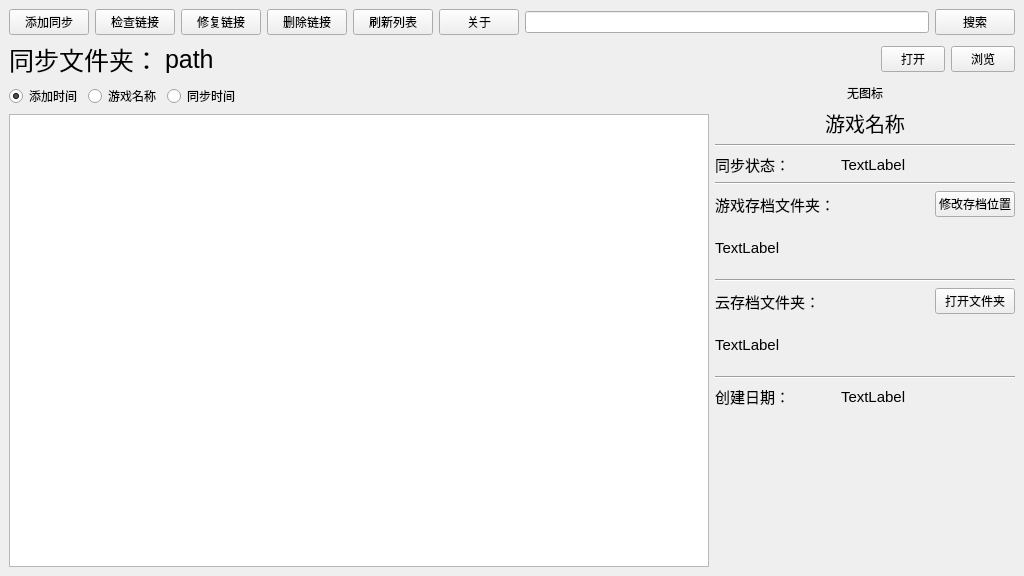
<?xml version="1.0" encoding="UTF-8"?>
<ui version="4.0">
 <class>MainWindow</class>
 <widget class="QMainWindow" name="MainWindow">
  <property name="geometry">
   <rect>
    <x>0</x>
    <y>0</y>
    <width>1024</width>
    <height>576</height>
   </rect>
  </property>
  <property name="minimumSize">
   <size>
    <width>1024</width>
    <height>576</height>
   </size>
  </property>
  <property name="maximumSize">
   <size>
    <width>1024</width>
    <height>576</height>
   </size>
  </property>
  <property name="windowTitle">
   <string>GameSavedataSync</string>
  </property>
  <widget class="QWidget" name="centralwidget">
   <layout class="QGridLayout" name="gridLayout_2" columnstretch="3,1">
    <item row="2" column="0">
     <layout class="QVBoxLayout" name="verticalLayout">
      <item>
       <layout class="QHBoxLayout" name="horizontalLayout_3">
        <item>
         <widget class="QRadioButton" name="radioButton_2">
          <property name="text">
           <string>添加时间</string>
          </property>
          <property name="checked">
           <bool>true</bool>
          </property>
         </widget>
        </item>
        <item>
         <widget class="QRadioButton" name="radioButton_3">
          <property name="text">
           <string>游戏名称</string>
          </property>
         </widget>
        </item>
        <item>
         <widget class="QRadioButton" name="radioButton">
          <property name="text">
           <string>同步时间</string>
          </property>
         </widget>
        </item>
        <item>
         <spacer name="horizontalSpacer">
          <property name="orientation">
           <enum>Qt::Horizontal</enum>
          </property>
          <property name="sizeHint" stdset="0">
           <size>
            <width>40</width>
            <height>20</height>
           </size>
          </property>
         </spacer>
        </item>
       </layout>
      </item>
      <item>
       <widget class="QListWidget" name="sync_listwidget">
        <property name="font">
         <font>
          <pointsize>15</pointsize>
         </font>
        </property>
       </widget>
      </item>
     </layout>
    </item>
    <item row="2" column="1">
     <layout class="QGridLayout" name="gridLayout" columnstretch="1,2">
      <item row="3" column="0">
       <widget class="QLabel" name="label_7">
        <property name="font">
         <font>
          <pointsize>11</pointsize>
         </font>
        </property>
        <property name="text">
         <string>同步状态：</string>
        </property>
       </widget>
      </item>
      <item row="8" column="0">
       <widget class="QLabel" name="label_5">
        <property name="font">
         <font>
          <pointsize>11</pointsize>
         </font>
        </property>
        <property name="text">
         <string>云存档文件夹：</string>
        </property>
       </widget>
      </item>
      <item row="3" column="1">
       <widget class="QLabel" name="sync_status_label">
        <property name="font">
         <font>
          <pointsize>11</pointsize>
         </font>
        </property>
        <property name="text">
         <string>TextLabel</string>
        </property>
       </widget>
      </item>
      <item row="6" column="0" colspan="2">
       <widget class="QLabel" name="savepath_label">
        <property name="minimumSize">
         <size>
          <width>0</width>
          <height>50</height>
         </size>
        </property>
        <property name="font">
         <font>
          <pointsize>11</pointsize>
         </font>
        </property>
        <property name="text">
         <string>TextLabel</string>
        </property>
        <property name="wordWrap">
         <bool>true</bool>
        </property>
       </widget>
      </item>
      <item row="5" column="0">
       <widget class="QLabel" name="label_4">
        <property name="font">
         <font>
          <pointsize>11</pointsize>
         </font>
        </property>
        <property name="text">
         <string>游戏存档文件夹：</string>
        </property>
       </widget>
      </item>
      <item row="11" column="0">
       <widget class="QLabel" name="label">
        <property name="font">
         <font>
          <pointsize>11</pointsize>
         </font>
        </property>
        <property name="text">
         <string>创建日期：</string>
        </property>
       </widget>
      </item>
      <item row="9" column="0" colspan="2">
       <widget class="QLabel" name="cloudata_path_label">
        <property name="minimumSize">
         <size>
          <width>0</width>
          <height>50</height>
         </size>
        </property>
        <property name="font">
         <font>
          <pointsize>11</pointsize>
         </font>
        </property>
        <property name="text">
         <string>TextLabel</string>
        </property>
        <property name="wordWrap">
         <bool>true</bool>
        </property>
       </widget>
      </item>
      <item row="11" column="1">
       <widget class="QLabel" name="create_time_label">
        <property name="font">
         <font>
          <pointsize>11</pointsize>
         </font>
        </property>
        <property name="text">
         <string>TextLabel</string>
        </property>
       </widget>
      </item>
      <item row="12" column="0" colspan="2">
       <spacer name="verticalSpacer">
        <property name="orientation">
         <enum>Qt::Vertical</enum>
        </property>
        <property name="sizeHint" stdset="0">
         <size>
          <width>20</width>
          <height>40</height>
         </size>
        </property>
       </spacer>
      </item>
      <item row="2" column="0" colspan="2">
       <widget class="Line" name="line">
        <property name="orientation">
         <enum>Qt::Horizontal</enum>
        </property>
       </widget>
      </item>
      <item row="0" column="0" colspan="2">
       <widget class="QLabel" name="icon_label">
        <property name="text">
         <string>无图标</string>
        </property>
        <property name="alignment">
         <set>Qt::AlignCenter</set>
        </property>
       </widget>
      </item>
      <item row="1" column="0" colspan="2">
       <widget class="QLabel" name="gamename_label">
        <property name="minimumSize">
         <size>
          <width>300</width>
          <height>0</height>
         </size>
        </property>
        <property name="maximumSize">
         <size>
          <width>300</width>
          <height>16777215</height>
         </size>
        </property>
        <property name="font">
         <font>
          <pointsize>15</pointsize>
         </font>
        </property>
        <property name="text">
         <string>游戏名称</string>
        </property>
        <property name="alignment">
         <set>Qt::AlignCenter</set>
        </property>
        <property name="wordWrap">
         <bool>true</bool>
        </property>
       </widget>
      </item>
      <item row="4" column="0" colspan="2">
       <widget class="Line" name="line_2">
        <property name="orientation">
         <enum>Qt::Horizontal</enum>
        </property>
       </widget>
      </item>
      <item row="7" column="0" colspan="2">
       <widget class="Line" name="line_3">
        <property name="orientation">
         <enum>Qt::Horizontal</enum>
        </property>
       </widget>
      </item>
      <item row="10" column="0" colspan="2">
       <widget class="Line" name="line_4">
        <property name="orientation">
         <enum>Qt::Horizontal</enum>
        </property>
       </widget>
      </item>
      <item row="5" column="1">
       <layout class="QHBoxLayout" name="horizontalLayout_4">
        <item>
         <spacer name="horizontalSpacer_2">
          <property name="orientation">
           <enum>Qt::Horizontal</enum>
          </property>
          <property name="sizeHint" stdset="0">
           <size>
            <width>40</width>
            <height>20</height>
           </size>
          </property>
         </spacer>
        </item>
        <item>
         <widget class="QPushButton" name="pushButton_12">
          <property name="text">
           <string>修改存档位置</string>
          </property>
         </widget>
        </item>
       </layout>
      </item>
      <item row="8" column="1">
       <layout class="QHBoxLayout" name="horizontalLayout_5">
        <item>
         <spacer name="horizontalSpacer_3">
          <property name="orientation">
           <enum>Qt::Horizontal</enum>
          </property>
          <property name="sizeHint" stdset="0">
           <size>
            <width>40</width>
            <height>20</height>
           </size>
          </property>
         </spacer>
        </item>
        <item>
         <widget class="QPushButton" name="open_cloudata_btn">
          <property name="text">
           <string>打开文件夹</string>
          </property>
         </widget>
        </item>
       </layout>
      </item>
     </layout>
    </item>
    <item row="0" column="0" colspan="2">
     <layout class="QHBoxLayout" name="horizontalLayout">
      <item>
       <widget class="QPushButton" name="pushButton">
        <property name="text">
         <string>添加同步</string>
        </property>
       </widget>
      </item>
      <item>
       <widget class="QPushButton" name="pushButton_3">
        <property name="text">
         <string>检查链接</string>
        </property>
       </widget>
      </item>
      <item>
       <widget class="QPushButton" name="pushButton_2">
        <property name="text">
         <string>修复链接</string>
        </property>
       </widget>
      </item>
      <item>
       <widget class="QPushButton" name="pushButton_4">
        <property name="text">
         <string>删除链接</string>
        </property>
       </widget>
      </item>
      <item>
       <widget class="QPushButton" name="pushButton_5">
        <property name="text">
         <string>刷新列表</string>
        </property>
       </widget>
      </item>
      <item>
       <widget class="QPushButton" name="pushButton_6">
        <property name="text">
         <string>关于</string>
        </property>
       </widget>
      </item>
      <item>
       <widget class="QLineEdit" name="lineEdit"/>
      </item>
      <item>
       <widget class="QPushButton" name="pushButton_7">
        <property name="text">
         <string>搜索</string>
        </property>
       </widget>
      </item>
     </layout>
    </item>
    <item row="1" column="0" colspan="2">
     <layout class="QHBoxLayout" name="horizontalLayout_2">
      <item>
       <widget class="QLabel" name="label_6">
        <property name="maximumSize">
         <size>
          <width>150</width>
          <height>16777215</height>
         </size>
        </property>
        <property name="font">
         <font>
          <pointsize>19</pointsize>
         </font>
        </property>
        <property name="text">
         <string>同步文件夹：</string>
        </property>
       </widget>
      </item>
      <item>
       <widget class="QLabel" name="cloud_path_label">
        <property name="font">
         <font>
          <pointsize>19</pointsize>
          <bold>false</bold>
         </font>
        </property>
        <property name="text">
         <string>path</string>
        </property>
       </widget>
      </item>
      <item>
       <widget class="QPushButton" name="pushButton_9">
        <property name="maximumSize">
         <size>
          <width>64</width>
          <height>16777215</height>
         </size>
        </property>
        <property name="text">
         <string>打开</string>
        </property>
       </widget>
      </item>
      <item>
       <widget class="QPushButton" name="pushButton_8">
        <property name="maximumSize">
         <size>
          <width>64</width>
          <height>16777215</height>
         </size>
        </property>
        <property name="text">
         <string>浏览</string>
        </property>
       </widget>
      </item>
     </layout>
    </item>
   </layout>
  </widget>
 </widget>
 <resources/>
 <connections/>
</ui>
